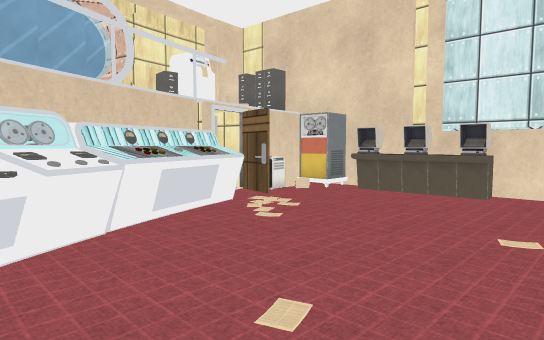
view 1 (above)

12 first-person views from a walk through a scene from a Unity 3-D project. The camera is 1.2 m above the floor, tilts 4° down and sees 75° across. The floor is counted in squares, 1 m on a side. Each view is taken from the middle of a square. On the plan, view 1 faces up. The plan holds only what a view shows up to about 14 squares ahead; the rest is blank. The place goes on beyond the plan. Some animated figures are left out. Some surface patterns are stand-ins.

view 2
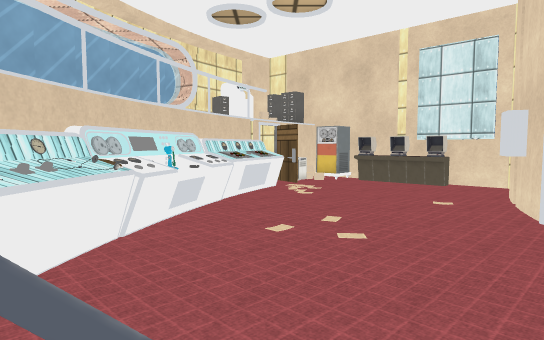

view 3
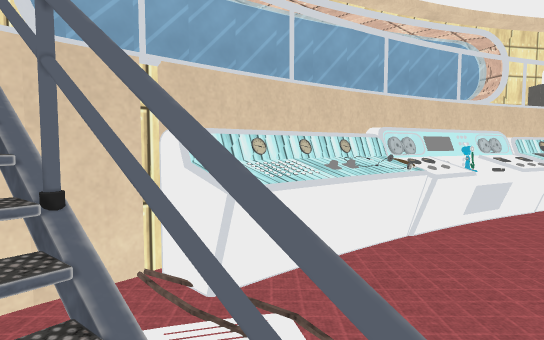

view 4
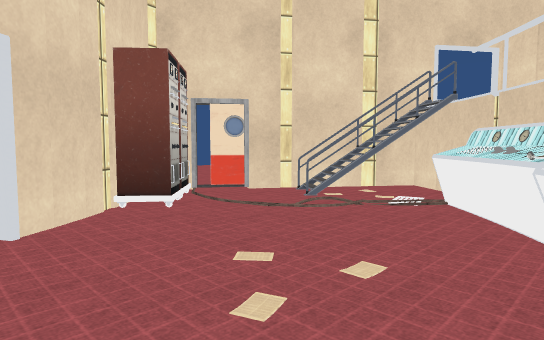

view 5
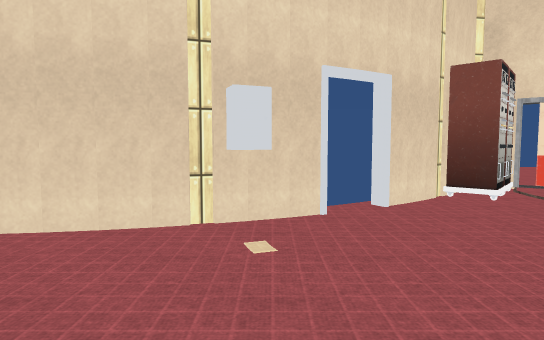

view 6
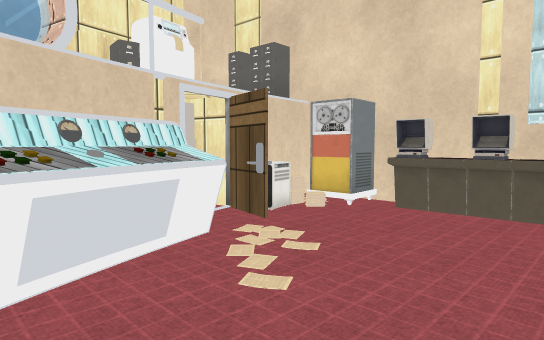

view 7
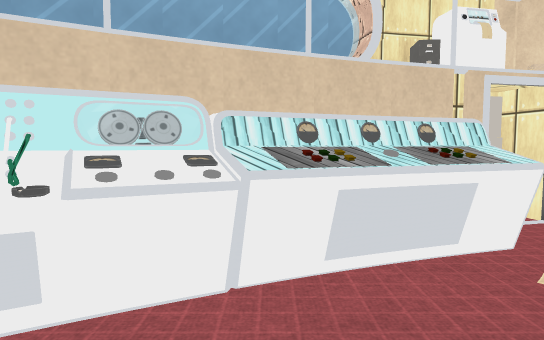

view 8
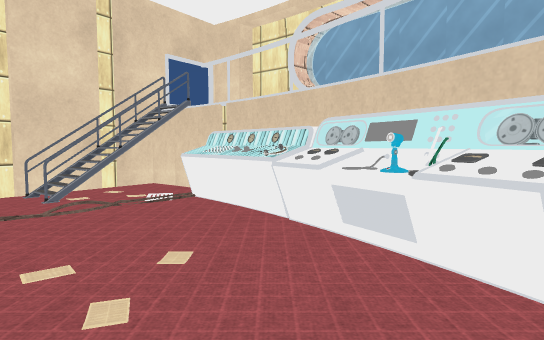

view 9
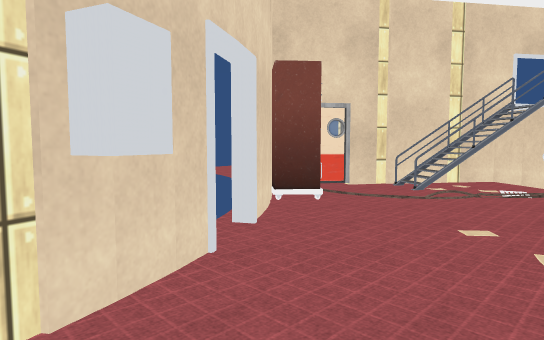

view 10
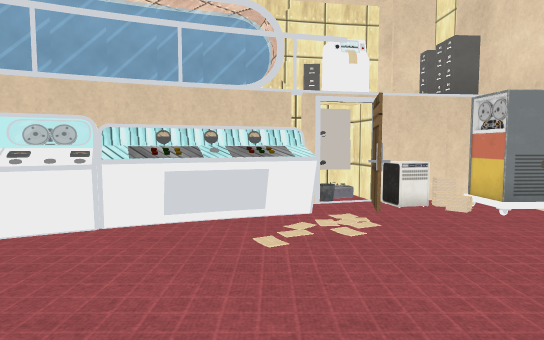

view 11
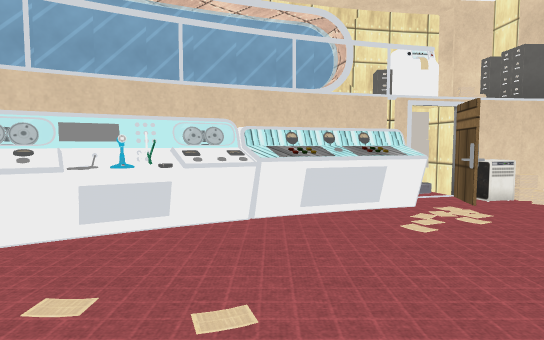

view 12
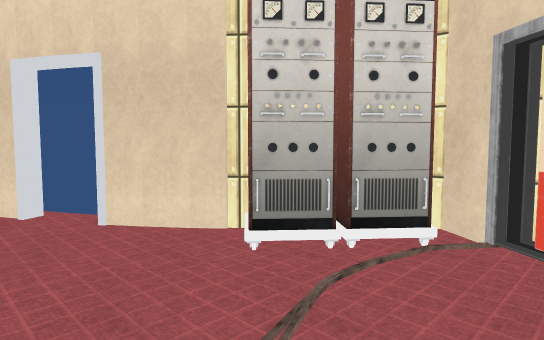

### Floor plan
Points are (right, up) in squares from view 1. A wall is a line through its corners. A room is listed if a view was taken in it or the views show most of it. See-through windows are left out.
Room 1 (views 1, 2, 3, 4, 5, 6, 7, 8, 9, 10, 11, 12)
walls: (-2.3, 4.8) (-2.9, 4.9) (-3.1, 4.3); (-3.4, 3.2) (-3.8, 1.3); (-3.4, 3.4) (-3.6, 2.8); (-3.4, 4.4) (-3.8, 3.2); (-4, 2.2) (-4.2, 1.4); (4.1, 1.9) (3.7, 2) (3.9, 2.6); (-1.1, 7.3) (-1.4, 6.7); (4.4, 3.7) (5.2, 5.3); (-2.2, 7.4) (-4, 2.9); (2.9, -1.8) (3.3, 0.6) (3.7, 0.5); (5.2, 5.2) (5.9, 6.3); (-0.1, 8.7) (-0.9, 9.9); (0.1, 8.9) (-0.3, 8.6); (-1.4, 8.8) (-2.3, 7.3); (-4.6, -1.1) (-4.5, -4.6); (-2.1, -3.4) (-1.6, -3.7); (-2.4, -3.5) (-1, -3.6); (-2.5, -3.8) (-0.9, -3.3); (-3, -3.6) (-2.4, -3.7); (-2.9, -3.7) (-2.4, -3.6); (-0.4, 10.3) (-0.7, 9.8); (6.4, 7.1) (3.4, 9.7); (-3.6, -3.7) (-1.4, -3.5) (-2.7, -3.9); (2.1, -4.6) (3, -4.4); (0.9, 12) (-0.5, 10.3); (-4.3, -5.6) (1.8, -4.6)
low walls: (-2.1, 4.1) (-2.5, 3.9); (-1.9, 4.6) (-2.3, 3.5); (-2.9, -3.5) (-2.5, -3.8); (-1.8, -4.6) (-0.7, -4.7); (-2.4, -4.6) (-1.9, -4.9); (-2.7, -4.7) (-1.7, -4.7); (-2.6, -4.9) (-1.2, -4.5) (-0.8, -4.7); (-3.3, -4.8) (-2.6, -4.8)
ways out: gap at (4, 2)
objects: table (-4, -2) to (-3, 1); other object (-3, 0) to (-3, 1); other object (-3, 2); table (-3, 3); other object (-2, 5); other object (-2, 6); table (-1, 8); other object (0, 10); other object (1, 10); other object (1, 11) to (2, 11); other object (2, -4) to (3, -3); other object (2, -3) to (2, -2); table (2, 10) to (3, 10); table (3, 9); other object (4, 3) to (4, 4); table (4, 8); table (4, 9); table (5, 8)

Positions as (right, up) in squares from view 1, and headings:
1: (0, 0), facing up
2: (-1, -4), facing up
3: (-1, -4), facing up-left
4: (0, 5), facing down
5: (0, 7), facing down-right
6: (0, 3), facing up
7: (0, 3), facing up-left
8: (1, 5), facing down-left
9: (3, 6), facing down
10: (3, 3), facing up-left
11: (2, 1), facing up-left
12: (-2, -2), facing right
